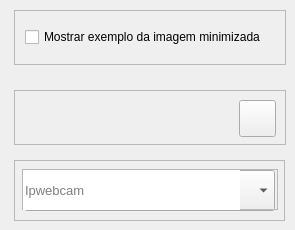
             <widget class="QWidget" name="page_setting">
              <widget class="QFrame" name="frame_show_btn_image">
               <property name="geometry">
                <rect>
                 <x>14</x>
                 <y>10</y>
                 <width>272</width>
                 <height>55</height>
                </rect>
               </property>
               <property name="frameShape">
                <enum>QFrame::StyledPanel</enum>
               </property>
               <property name="frameShadow">
                <enum>QFrame::Raised</enum>
               </property>
               <layout class="QHBoxLayout" name="horizontalLayout_12">
                <property name="leftMargin">
                 <number>10</number>
                </property>
                <item>
                 <widget class="QCheckBox" name="checkBox">
                  <property name="styleSheet">
                   <string notr="true"/>
                  </property>
                  <property name="text">
                   <string>Mostrar exemplo da imagem minimizada</string>
                  </property>
                 </widget>
                </item>
               </layout>
              </widget>
              <widget class="QFrame" name="frame_folder_img">
               <property name="geometry">
                <rect>
                 <x>14</x>
                 <y>90</y>
                 <width>272</width>
                 <height>55</height>
                </rect>
               </property>
               <property name="frameShape">
                <enum>QFrame::StyledPanel</enum>
               </property>
               <property name="frameShadow">
                <enum>QFrame::Raised</enum>
               </property>
               <layout class="QHBoxLayout" name="horizontalLayout_16">
                <property name="spacing">
                 <number>5</number>
                </property>
                <item>
                 <widget class="QLabel" name="lbl_url_diretory">
                  <property name="font">
                   <font>
                    <bold>true</bold>
                   </font>
                  </property>
                  <property name="layoutDirection">
                   <enum>Qt::LeftToRight</enum>
                  </property>
                  <property name="text">
                   <string/>
                  </property>
                  <property name="alignment">
                   <set>Qt::AlignLeading|Qt::AlignLeft|Qt::AlignVCenter</set>
                  </property>
                 </widget>
                </item>
                <item>
                 <widget class="QPushButton" name="btn_buscar_caminho">
                  <property name="minimumSize">
                   <size>
                    <width>37</width>
                    <height>37</height>
                   </size>
                  </property>
                  <property name="maximumSize">
                   <size>
                    <width>37</width>
                    <height>37</height>
                   </size>
                  </property>
                  <property name="text">
                   <string/>
                  </property>
                  <property name="icon">
                   <iconset>
                    <normaloff>../../../images/svg_icons/icon_search_folder.svg</normaloff>../../../images/svg_icons/icon_search_folder.svg</iconset>
                  </property>
                  <property name="iconSize">
                   <size>
                    <width>18</width>
                    <height>18</height>
                   </size>
                  </property>
                 </widget>
                </item>
               </layout>
              </widget>
              <widget class="QFrame" name="frame_continer_setting">
               <property name="geometry">
                <rect>
                 <x>14</x>
                 <y>160</y>
                 <width>271</width>
                 <height>61</height>
                </rect>
               </property>
               <property name="frameShape">
                <enum>QFrame::StyledPanel</enum>
               </property>
               <property name="frameShadow">
                <enum>QFrame::Raised</enum>
               </property>
               <layout class="QVBoxLayout" name="verticalLayout_3">
                <item>
                 <widget class="QComboBox" name="combo_box_ipwebcam">
                  <property name="minimumSize">
                   <size>
                    <width>0</width>
                    <height>41</height>
                   </size>
                  </property>
                  <property name="placeholderText">
                   <string>ipwebcam</string>
                  </property>
                  <item>
                   <property name="text">
                    <string>New Item</string>
                   </property>
                  </item>
                  <item>
                   <property name="text">
                    <string>New Item</string>
                   </property>
                  </item>
                  <item>
                   <property name="text">
                    <string>New Item</string>
                   </property>
                  </item>
                  <item>
                   <property name="text">
                    <string>New Item</string>
                   </property>
                  </item>
                 </widget>
                </item>
               </layout>
              </widget>
              <widget class="QFrame" name="frame_custom_ipwebcam">
               <property name="geometry">
                <rect>
                 <x>22</x>
                 <y>169</y>
                 <width>256</width>
                 <height>41</height>
                </rect>
               </property>
               <property name="styleSheet">
                <string notr="true">QPushButton{border-top-left-radius:0px;border-bottom-left-radius:0px;}
QLineEdit{border-top-right-radius:0px;border-bottom-right-radius:0px;}</string>
               </property>
               <property name="frameShape">
                <enum>QFrame::StyledPanel</enum>
               </property>
               <property name="frameShadow">
                <enum>QFrame::Raised</enum>
               </property>
               <layout class="QHBoxLayout" name="horizontalLayout_5">
                <property name="spacing">
                 <number>0</number>
                </property>
                <property name="leftMargin">
                 <number>0</number>
                </property>
                <property name="topMargin">
                 <number>0</number>
                </property>
                <property name="rightMargin">
                 <number>0</number>
                </property>
                <property name="bottomMargin">
                 <number>0</number>
                </property>
                <item>
                 <widget class="QLineEdit" name="lineEdit_ipwebcam">
                  <property name="minimumSize">
                   <size>
                    <width>0</width>
                    <height>41</height>
                   </size>
                  </property>
                  <property name="font">
                   <font>
                    <pointsize>10</pointsize>
                   </font>
                  </property>
                  <property name="styleSheet">
                   <string notr="true"/>
                  </property>
                  <property name="alignment">
                   <set>Qt::AlignLeading|Qt::AlignLeft|Qt::AlignVCenter</set>
                  </property>
                  <property name="placeholderText">
                   <string>Ipwebcam</string>
                  </property>
                 </widget>
                </item>
                <item>
                 <widget class="QPushButton" name="btn_show_ipwebcam_2">
                  <property name="minimumSize">
                   <size>
                    <width>37</width>
                    <height>41</height>
                   </size>
                  </property>
                  <property name="maximumSize">
                   <size>
                    <width>37</width>
                    <height>41</height>
                   </size>
                  </property>
                  <property name="styleSheet">
                   <string notr="true"/>
                  </property>
                  <property name="text">
                   <string/>
                  </property>
                  <property name="icon">
                   <iconset>
                    <normaloff>../../../images/svg_icons/icon_down_arrow.svg</normaloff>../../../images/svg_icons/icon_down_arrow.svg</iconset>
                  </property>
                  <property name="iconSize">
                   <size>
                    <width>30</width>
                    <height>30</height>
                   </size>
                  </property>
                 </widget>
                </item>
               </layout>
              </widget>
             </widget>
